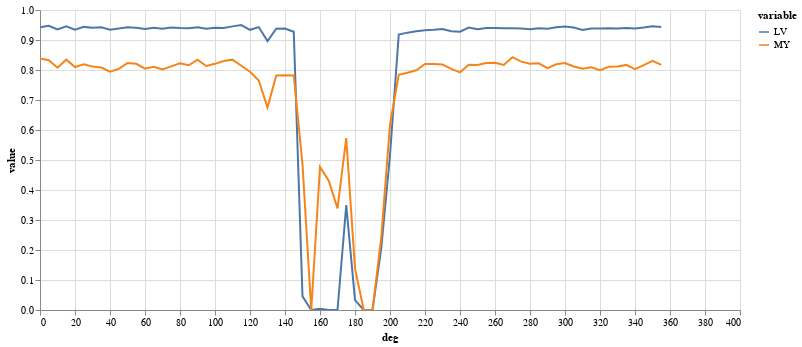

The cell this chart's notebook holds for it:
### Code cell
results = eval_rotation_series(img(), trueMask(), trainedModel, components=['bg','LV','MY'])
plot_eval_series(results)

### Figure 1 — Vega-Lite specification as saved in the notebook (floating-point values rounded to 4 significant figures; data arrays with more than 128 entries replaced by an {"elided": "..."} marker saying what was removed)
{"config": {"view": {"continuousWidth": 400, "continuousHeight": 300}}, "data": {"name": "data-d1ba1928e39284740c44906b9fba351e"}, "mark": "line", "encoding": {"color": {"field": "variable", "type": "nominal"}, "tooltip": {"field": "value", "type": "quantitative"}, "x": {"field": "deg", "type": "quantitative"}, "y": {"field": "value", "type": "quantitative"}}, "height": 300, "selection": {"selector001": {"type": "interval", "bind": "scales", "encodings": ["x", "y"]}}, "width": 700, "$schema": "https://vega.github.io/schema/vega-lite/v4.17.0.json", "datasets": {"data-d1ba1928e39284740c44906b9fba351e": {"elided": "144 records"}}}
